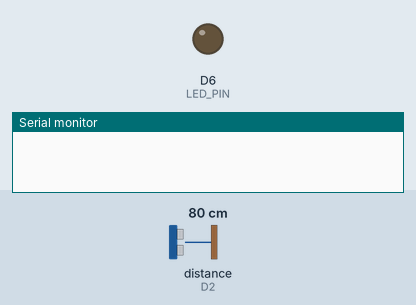
This sketch was run on a simulated ESP8266 (NodeMCU). On the bench: output pins drawn as LEDs (lit = HIGH), the last lines printed to the serial monitor. The inputs (shaded band) are chosen by the test bench; at power-on: distance to the obstacle (sensor on D2) 80 cm. The echo pulse lasts 58.3 µs per cm; pins used as bus, display or sensor lines are not drawn.

Above: at 0.1 s.
At 10.1 s:
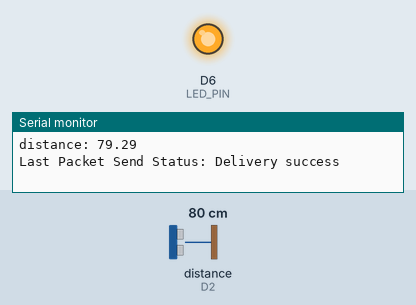
Timing chart, 0 to 11.6 s (numbered marks = the images above):
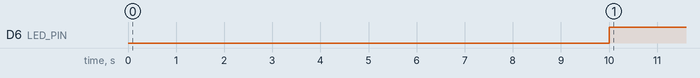

The sketch:

Sensor.ino
```cpp
//These lines include the necessary libraries for the ESP8266 WiFi module
//and the ESP-NOW communication protocol.
#include <ESP8266WiFi.h>
#include <espnow.h>

//RECEIVER MAC Address
uint8_t broadcastAddress[] = {0xE8, 0xDB, 0x84, 0xE7, 0x98, 0xE3};

// my Board ID (Container2)
#define BOARD_ID 2

// This defines a structure (struct_message) that represents the data to be sent.
//It includes an ID and a distance value.
// Must match the receiver structure
typedef struct struct_message {
    int id;
    float distance;
} struct_message;

// Create a struct_message called myData to store variables to be sent
struct_message myData;

//These lines declare variables for storing pulse duration, distance, and percentage.
//It also defines pin assignments for the ultrasonic sensor trigger (TRIG_PIN), echo (ECHO_PIN), and the LED pin (LED_PIN).
double duration; // Variable to store the duration of the pulse
float distance;// Variable to store the calculated distance
#define TRIG_PIN D7  // Trig pin of ultrasonic sensor
#define ECHO_PIN D2  // Echo pin of ultrasonic sensor
#define LED_PIN D6  // Low water level LED pin

//These lines declare variables for tracking the last time the measurements were taken
//and set a delay of 10 seconds between measurements.
unsigned long lastTime = 0;
unsigned long timerDelay = 10000;

// Callback function (OnDataSent) whenthat will be called when data is sent using ESP-NOW.
// It prints the delivery status (success or fail)
void OnDataSent(uint8_t *mac_addr, uint8_t sendStatus) {
  Serial.print("\r\nLast Packet Send Status: ");
  if (sendStatus == 0){
    Serial.println("Delivery success");
  }
  else{
    Serial.println("Delivery fail");
  }
}
//This is the setup() function. It initializes the serial monitor,
// sets up the ESP-NOW communication, registers the callback function,
// adds the receiver device as a peer, and sets up the pin modes for the ultrasonic sensor and LED.
void setup() {
  // initializes the serial communication with a baud rate of 9600.
  Serial.begin(9600);

  // Set device as a Wi-Fi Station
  WiFi.mode(WIFI_STA);//sets the device as a Wi-Fi station, connect the ESP32 module to a WiFi access point
  WiFi.disconnect();//disconnects from any existing Wi-Fi network

  // Init ESP-NOW
  if (esp_now_init() != 0) {
    Serial.println("Error initializing ESP-NOW");
    return;
  }
  // Set ESP-NOW role, sets the device role as a controller to initiating communication and sending data.
  esp_now_set_self_role(ESP_NOW_ROLE_CONTROLLER);

  // Once ESPNow is successfully init, we will register for Send callback(CB) to
  // get the status of Transmitted packet
  esp_now_register_send_cb(OnDataSent);

  // Register peer
  esp_now_add_peer(broadcastAddress, ESP_NOW_ROLE_SLAVE, 1, NULL, 0);

  pinMode(TRIG_PIN, OUTPUT); // Set pin D7 as an output for the trigger signal
  pinMode(ECHO_PIN, INPUT); // Set pin D2 as an input for the echo signal
  pinMode(LED_PIN, OUTPUT); // Set pin D6 as an output for the LED
}

void loop() {
  if ((millis() - lastTime) > timerDelay) {
    digitalWrite(TRIG_PIN, HIGH);
    delayMicroseconds(10);
    digitalWrite(TRIG_PIN, LOW);

    duration = pulseIn(ECHO_PIN, HIGH);
    distance = duration * 0.034 / 2;

    // Set values to send
    myData.id = BOARD_ID;
    myData.distance = distance;

    // Send message via ESP-NOW
    esp_now_send(0, (uint8_t *) &myData, sizeof(myData));

    // Control the LED based on the water level
    if (distance > 5) {
      digitalWrite(LED_PIN, HIGH); // Turn on the LED connected to pin D6
    } else {
      digitalWrite(LED_PIN, LOW); // Otherwise, turn off the LED
    }

    Serial.print("distance: "); // Print the label "percentage" to the serial monitor
    Serial.println(distance); // Print the calculated percentage to the serial monitor
    lastTime = millis();
  }

}
```

Measured:
- by itself, D6 (LED_PIN): LOW → HIGH at 10.0 s
